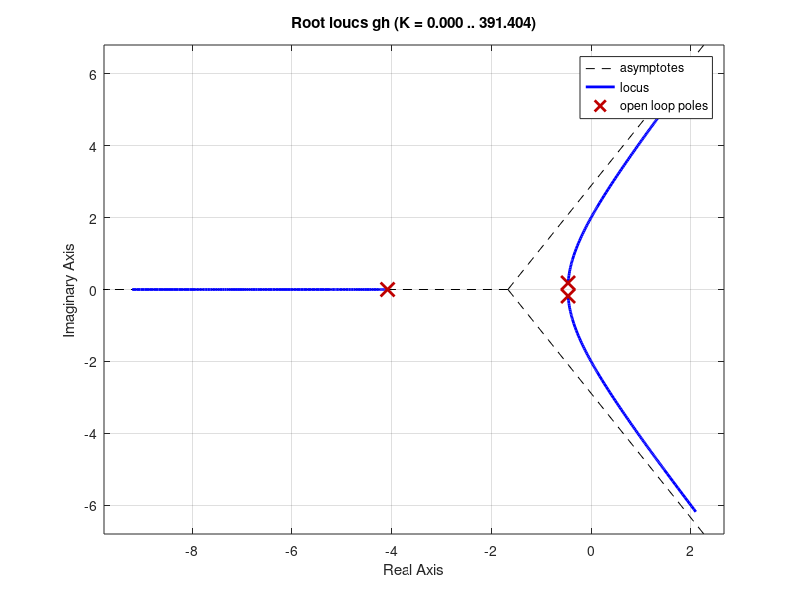

MATLAB code to generate this figure:
clc;
clear;
close all;
s=tf('s')
gs=1/(s*(s+1)*(s+4))
gh=feedback(gs,1)
rlocus(gh)

% Find Below Answers 
% gc=?
% g2=gs*gc
% rlocus(g2)

%%%%%%%%%%%%%%%%%%%%%%%%%%%%%%%%%%%%%%%%%%%%%%%%%%%%%%%%%%%%%%%%%%%%%%%%%%%%%%%%%%%%%%%%%%%%%%%%%%%%%%%%%%%%%%%%%%%%%%%%%%%%%%%%%%%%%%%%%%%%%%%%

% Set Calculator to Degree Mode

% Phase_Lead = 80 degrees
% zeta = 0.44
% sd1 = -1.32 + 2.74j
% sd2 = -1.32 - 2.74j

% Mohammed Muneeb Ahmed
% mohammedmujeebahmed72@gmail.com

